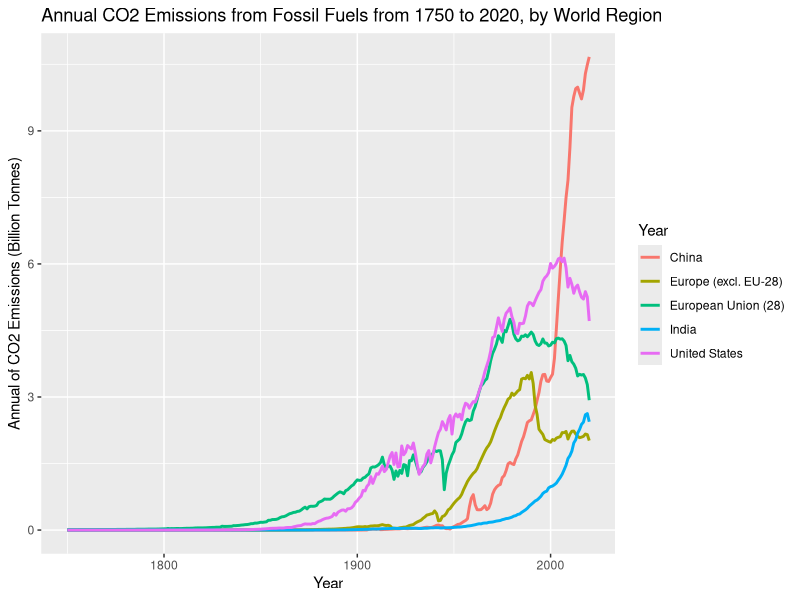
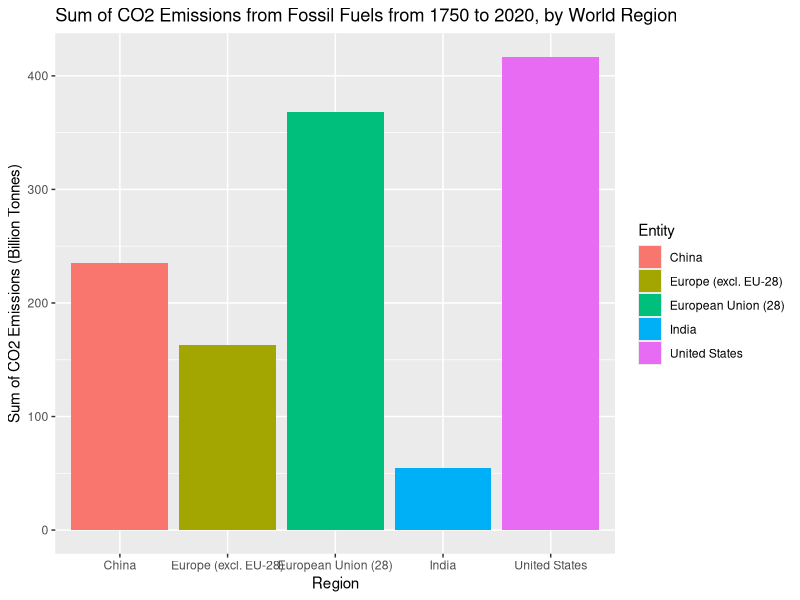
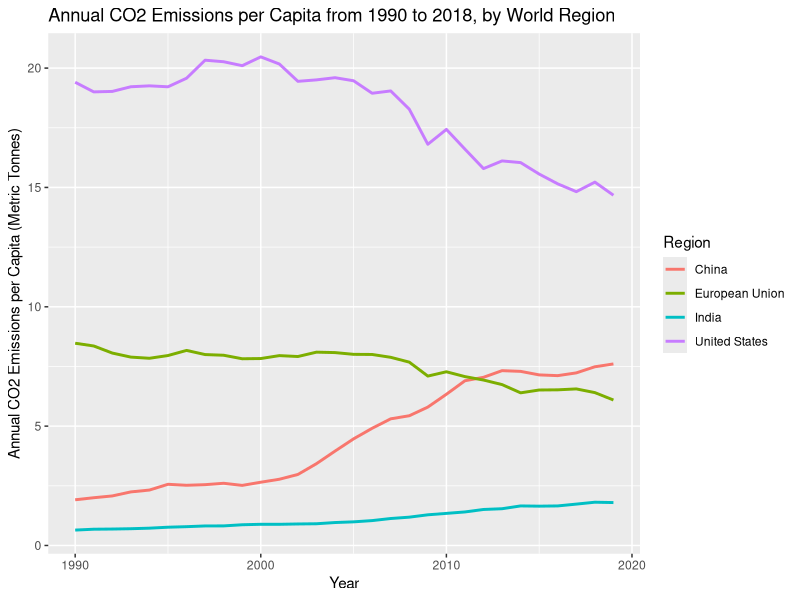

The R source for these figures, in order:
packages <- c("tidyverse", "reshape2", "fauxnaif", "gganimate", "ggthemes",
              "stringr", "gridExtra", "gifski", "png", "ggrepel")
lapply(packages, require, character.only = TRUE)

emission <- read.csv("annual-co-emissions-by-region.csv")
target <- c('China','Europe (excl. EU-28)','European Union (28)','India','United States' )
emission %>% 
  group_by(Entity,Year)%>%
  filter(all(Entity %in% target))%>%
  ggplot(aes(y=Annual.CO2.emissions..zero.filled./10^9,x=Year, color=Entity))+
  labs(x="Year", y = "Annual of CO2 Emissions (Billion Tonnes)", 
       color="Year",
       title="Annual CO2 Emissions from Fossil Fuels from 1750 to 2020, by World Region")+
  geom_line(size=1)

emission %>% 
  group_by(Entity)%>%
  filter(all(Entity %in% target))%>%
  summarize(sum_ems=sum(Annual.CO2.emissions..zero.filled.),na.rm=T)%>%
  ggplot(aes(y=sum_ems/10^9,x=Entity,fill=Entity))+
  labs(x="Region", y = "Sum of CO2 Emissions (Billion Tonnes)", 
       color="Year",
       title="Sum of CO2 Emissions from Fossil Fuels from 1750 to 2020, by World Region")+
  geom_bar(stat='identity')

per_capita_target <- c('China','European Union','India','United States' )

per_capita_emission <- read.csv("emission_per_capita.csv")
drop <- c('Indicator.Name','Country.Code','Indicator.Code')
country_data <- per_capita_emission[,!(names(per_capita_emission) %in% drop)]
country_data_melt <- melt(country_data, id='Country.Name')
country_data_melt <- select(country_data_melt, c("Country.Name","variable","value"))
country_data_melt$variable = substr(country_data_melt$variable,2,5)
country_data_melt$variable = strtoi(country_data_melt$variable)
country_data_melt %>% 
  group_by(Country.Name,variable)%>%filter(all(Country.Name %in% per_capita_target))->res

country_data_melt %>% 
  group_by(Country.Name,variable)%>%
  filter(all(Country.Name %in% per_capita_target))%>%
  drop_na()%>%
  ggplot(aes(y=value,x=variable, color=Country.Name))+
  labs(x="Year", y = "Annual CO2 Emissions per Capita (Metric Tonnes)", 
       color="Region",
       title="Annual CO2 Emissions per Capita from 1990 to 2018, by World Region")+
  geom_line(size=1)
